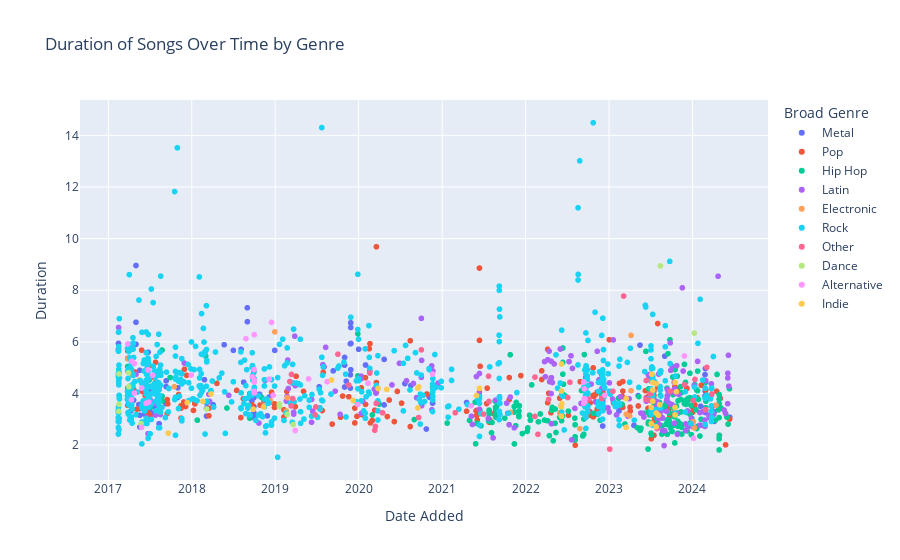

Here is the notebook cell this chart was saved with:
### Code cell
top_genres = ['Alternative', 'Dance', 'Electronic', 'Hip Hop', 'Indie', 'Latin', 'Metal', 'Other', 'Pop', 'Rock']
df_top_genres = df[df['Broad Genre'].isin(top_genres)]
fig = px.scatter(df_top_genres, y='Duration', x='Date Added', color='Broad Genre', hover_data={'Track Name': True}, title='Duration of Songs Over Time by Genre')
fig.show()

### Figure 1 — Plotly figure (JSON) as saved in the notebook; plotly's stock layout.template omitted (floating-point values rounded to 4 significant figures; data arrays with more than 128 entries replaced by an {"elided": "..."} marker saying what was removed)
{"data": [{"customdata": [["A Place for My Head"], ["Lying from You"], ["Figure.09"], ["Hearts Burst into Fire"], ["Question!"], ["Wish I Had an Angel"], ["Animal I Have Become"], ["Welcome to the Family"], ["The Trooper - 2015 Remaster"], ["Everybody's Fool"], ["Unholy Confessions"], ["Almost Easy"], ["Chop Suey!"], ["So Far Away"], ["Afterlife"], ["Aerials"], ["The Middle"], ["Lost"], ["The Phantom Of The Opera"], ["IN MY REMAINS"], ["Points of Authority"], ["No More Sorrow"], ["Bleed It Out"], ["I Miss You"], ["Show Me How to Live"], ["Toxicity"], ["Final Masquerade"], ["POWERLESS"], ["Amaranth"], ["End Of All Hope"], ["One Step Closer"], ["Bullet With Butterfly Wings - Remastered 2012"], ["Future Days"], ["Conquer Or Die"], ["Tornado Of Souls - 2004 Remix"], ["This Ain't A Love Song"], ["The Devil in I"], ["Alone"], ["Heretic"], ["Buried Alive"], ["Dear God"], ["Solway Firth"], ["Duality"], ["Psychosocial"], ["New Divide"], ["Hail to the King"], ["Carry On"], ["Shepherd of Fire"], ["Even Flow"], ["B.Y.O.B."], ["Sirens"], ["Waiting for the End"], ["Don't Stay"], ["One Last Breath"], ["Iridescent"], ["BURN IT DOWN"], ["Shadow of the Day"], ["Forgotten"], ["Leave Out All The Rest"], ["Runaway"], ["You Give Love A Bad Name"], ["Fury Of The Storm"], ["Through The Fire And Flames"], ["1979 - Remastered 2012"], ["Black"], ["Sirens"], ["Always"], ["Somewhere I Belong"], ["Numb"], ["In Pieces"], ["CASTLE OF GLASS"], ["Welcome To The Jungle"], ["Burning in the Skies"], ["Runaway"], ["Walk"], ["The Pretender"], ["Battle Symphony"], ["One More Light"], ["Heavy (feat. Kiiara)"], ["Talking to Myself"], ["Going Under"], ["Crawling"], ["Breaking the Habit"], ["In the End"], ["Everlong"], ["Today - 2011 Remaster"], ["Livin' On A Prayer"], ["Be Yourself"], ["Knockin' On Heaven's Door"], ["Over and Over"], ["Given Up"], ["Faint"], ["LOST IN THE ECHO"], ["What I've Done"], ["Like a Stone"], ["Invisible"], ["Sweet Child O' Mine"], ["Paradise City"], ["November Rain"], ["It's My Life"], ["I Hate Everything About You"], ["Last Resort"], ["Kryptonite"], ["Symphony Of Destruction - Remastered 2012"], ["Alive"], ["Sweet Child O' Mine"]], "hovertemplate": "Broad Genre=Metal<br>Date Added=%{x}<br>Duration=%{y}<br>Track Name=%{customdata[0]}<extra></extra>", "legendgroup": "Metal", "marker": {"color": "#636efa", "symbol": "circle"}, "mode": "markers", "name": "Metal", "showlegend": true, "type": "scattergl", "x": ["2024-06-12 12:45:21-05:00", "2024-04-05 14:12:20-05:00", "2024-04-05 14:01:47-05:00", "2024-02-26 15:27:38-05:00", "2024-02-26 15:16:37-05:00", "2024-02-26 15:11:24-05:00", "2024-02-26 15:08:43-05:00", "2024-02-25 22:23:43-05:00", "2024-02-24 21:06:19-05:00", "2024-02-24 21:00:20-05:00", "2024-02-24 20:38:17-05:00", "2024-02-24 20:34:31-05:00", "2024-02-05 23:14:25-05:00", "2023-09-01 12:45:59-05:00", "2023-05-16 07:57:03-05:00", "2023-05-08 08:20:09-05:00", "2023-04-19 22:25:57-05:00", "2023-02-13 11:52:50-05:00", "2022-12-05 21:46:52-05:00", "2022-12-03 21:44:56-05:00", "2022-12-03 21:38:09-05:00", "2022-12-03 21:36:17-05:00", "2022-12-03 21:36:07-05:00", "2022-09-28 19:29:05-05:00", "2022-09-21 16:19:09-05:00", "2021-04-17 11:12:21-05:00", "2020-11-19 17:15:36-05:00", "2020-11-19 16:15:03-05:00", "2020-11-05 17:54:15-05:00", "2020-11-05 17:51:03-05:00", "2020-10-23 09:33:54-05:00", "2020-08-16 20:56:29-05:00", "2020-07-21 10:50:43-05:00", "2020-04-21 18:36:14-05:00", "2020-04-21 18:28:15-05:00", "2020-01-31 08:20:37-05:00", "2020-01-01 01:25:29-05:00", "2019-11-28 10:47:20-05:00", "2019-11-27 16:33:56-05:00", "2019-11-27 16:30:02-05:00", "2019-11-27 16:28:32-05:00", "2019-11-25 22:40:28-05:00", "2019-11-25 22:36:25-05:00", "2019-11-25 22:30:48-05:00", "2019-11-07 22:14:28-05:00", "2019-10-31 16:00:43-05:00", "2019-10-31 15:55:57-05:00", "2019-10-31 15:54:20-05:00", "2019-09-11 20:58:56-05:00", "2019-07-12 11:09:43-05:00", "2018-12-29 23:48:55-05:00", "2018-12-05 18:47:50-05:00", "2018-11-27 13:27:13-05:00", "2018-10-24 17:32:56-05:00", "2018-09-29 21:11:39-05:00", "2018-09-29 21:11:10-05:00", "2018-09-29 21:10:45-05:00", "2018-09-29 21:08:14-05:00", "2018-09-29 21:08:09-05:00", "2018-09-29 21:04:36-05:00", "2018-09-20 23:11:33-05:00", "2018-09-01 08:49:51-05:00", "2018-08-31 22:25:44-05:00", "2018-08-16 00:13:46-05:00", "2018-08-04 21:54:30-05:00", "2018-07-01 21:38:27-05:00", "2018-05-22 15:52:06-05:00", "2018-04-04 06:39:13-05:00", "2018-03-06 12:44:06-05:00", "2018-03-06 12:42:37-05:00", "2018-03-06 12:42:11-05:00", "2018-02-25 11:23:23-05:00", "2017-10-31 18:00:24-05:00", "2017-10-30 18:12:39-05:00", "2017-09-10 18:31:56-05:00", "2017-09-10 18:31:29-05:00", "2017-09-10 02:10:53-05:00", "2017-08-10 23:53:24-05:00", "2017-08-10 22:15:07-05:00", "2017-08-06 01:30:41-05:00", "2017-08-02 11:47:34-05:00", "2017-07-20 22:10:53-05:00", "2017-07-20 22:10:45-05:00", "2017-07-20 22:10:36-05:00", "2017-07-16 21:30:15-05:00", "2017-06-28 20:51:52-05:00", "2017-06-25 20:47:18-05:00", "2017-06-23 18:57:22-05:00", "2017-06-23 18:45:12-05:00", "2017-06-09 06:27:56-05:00", "2017-05-18 22:11:28-05:00", "2017-05-18 21:58:52-05:00", "2017-05-18 21:58:22-05:00", "2017-05-18 21:58:09-05:00", "2017-05-18 13:19:59-05:00", "2017-05-14 10:45:40-05:00", "2017-05-01 22:03:12-05:00", "2017-05-01 22:03:04-05:00", "2017-05-01 22:02:49-05:00", "2017-04-21 16:09:54-05:00", "2017-04-09 18:45:17-05:00", "2017-04-09 18:40:14-05:00", "2017-04-09 18:33:46-05:00", "2017-04-02 17:26:17-05:00", "2017-02-14 09:32:42-05:00", "2017-02-14 09:32:04-05:00"], "xaxis": "x", "y": [3.077, 2.918, 3.292, 4.966, 3.343, 4.1, 3.857, 4.093, 4.212, 3.265, 4.73, 3.902, 3.504, 5.447, 5.874, 3.918, 2.764, 3.322, 4.145, 3.345, 3.337, 3.695, 2.74, 3.788, 4.631, 3.649, 3.627, 3.741, 3.857, 3.897, 2.622, 4.308, 4.382, 3.558, 5.321, 5.104, 5.714, 5.938, 4.92, 6.74, 6.558, 5.926, 4.21, 4.723, 4.477, 5.098, 4.251, 5.397, 4.876, 4.258, 5.672, 3.861, 3.132, 3.971, 4.943, 3.838, 4.832, 3.24, 3.488, 3.066, 3.712, 6.78, 7.32, 4.437, 5.711, 5.672, 5.889, 3.566, 3.125, 3.634, 3.423, 4.534, 4.219, 3.844, 4.266, 4.49, 3.605, 4.251, 2.83, 3.855, 3.582, 3.483, 3.269, 3.615, 4.176, 3.353, 4.172, 4.65, 5.6, 3.198, 3.155, 2.702, 3.419, 3.42, 4.899, 3.572, 5.909, 6.761, 8.958, 3.742, 3.858, 3.332, 3.899, 4.032, 5.682, 5.94], "yaxis": "y"}, {"customdata": {"elided": "186x1 str values"}, "hovertemplate": "Broad Genre=Pop<br>Date Added=%{x}<br>Duration=%{y}<br>Track Name=%{customdata[0]}<extra></extra>", "legendgroup": "Pop", "marker": {"color": "#EF553B", "symbol": "circle"}, "mode": "markers", "name": "Pop", "showlegend": true, "type": "scattergl", "x": {"elided": "186 str values"}, "xaxis": "x", "y": {"elided": "186 float values"}, "yaxis": "y"}, {"customdata": {"elided": "227x1 str values"}, "hovertemplate": "Broad Genre=Hip Hop<br>Date Added=%{x}<br>Duration=%{y}<br>Track Name=%{customdata[0]}<extra></extra>", "legendgroup": "Hip Hop", "marker": {"color": "#00cc96", "symbol": "circle"}, "mode": "markers", "name": "Hip Hop", "showlegend": true, "type": "scattergl", "x": {"elided": "227 str values"}, "xaxis": "x", "y": {"elided": "227 float values"}, "yaxis": "y"}, {"customdata": {"elided": "185x1 str values"}, "hovertemplate": "Broad Genre=Latin<br>Date Added=%{x}<br>Duration=%{y}<br>Track Name=%{customdata[0]}<extra></extra>", "legendgroup": "Latin", "marker": {"color": "#ab63fa", "symbol": "circle"}, "mode": "markers", "name": "Latin", "showlegend": true, "type": "scattergl", "x": {"elided": "185 str values"}, "xaxis": "x", "y": {"elided": "185 float values"}, "yaxis": "y"}, {"customdata": [["Don't You Worry Child - Radio Edit"], ["Naquele Pique"], ["Frikitona"], ["Animal Rights"], ["Shrunken Heads"], ["Gettin' Over You (feat. Fergie & LMFAO)"], ["Gingoba"], ["Dos"], ["You Spin Me Round (Like a Record)"], ["Sexy Bitch (feat. Akon)"], ["Omen"], ["Magnets"], ["Sonnenkind - MÖWE Remix"], ["Stole the Show"], ["Latch"], ["Into the Light"], ["You & Me - Flume Remix"], ["One More Time"]], "hovertemplate": "Broad Genre=Electronic<br>Date Added=%{x}<br>Duration=%{y}<br>Track Name=%{customdata[0]}<extra></extra>", "legendgroup": "Electronic", "marker": {"color": "#FFA15A", "symbol": "circle"}, "mode": "markers", "name": "Electronic", "showlegend": true, "type": "scattergl", "x": ["2024-04-12 23:45:33-05:00", "2024-01-08 20:32:59-05:00", "2024-01-04 16:12:24-05:00", "2023-04-07 02:39:22-05:00", "2023-04-07 02:37:23-05:00", "2023-04-01 00:37:02-05:00", "2023-03-16 20:48:10-05:00", "2022-08-26 10:09:29-05:00", "2022-05-29 22:33:29-05:00", "2021-10-26 14:49:26-05:00", "2019-02-22 11:16:39-05:00", "2019-02-18 18:51:13-05:00", "2018-12-30 12:35:26-05:00", "2018-12-10 20:04:36-05:00", "2017-10-16 06:01:07-05:00", "2017-05-16 21:16:42-05:00", "2017-04-15 20:12:31-05:00", "2017-03-26 10:06:40-05:00"], "xaxis": "x", "y": [3.548, 2.666, 2.907, 6.251, 4.109, 3.133, 3.198, 2.639, 3.252, 3.264, 3.837, 3.321, 6.387, 3.72, 4.261, 4.52, 4.714, 5.339], "yaxis": "y"}, {"customdata": {"elided": "601x1 str values"}, "hovertemplate": "Broad Genre=Rock<br>Date Added=%{x}<br>Duration=%{y}<br>Track Name=%{customdata[0]}<extra></extra>", "legendgroup": "Rock", "marker": {"color": "#19d3f3", "symbol": "circle"}, "mode": "markers", "name": "Rock", "showlegend": true, "type": "scattergl", "x": {"elided": "601 str values"}, "xaxis": "x", "y": {"elided": "601 float values"}, "yaxis": "y"}, {"customdata": [["Mi Ideología"], ["Me Hace Daño Verte"], ["La Puerta"], ["M.A - Remix"], ["Dog Days"], ["Amor del Bueno"], ["La Locura Automática - Reggaeton"], ["Ni Una Ni Dos"], ["Bailame Despacio Vs La Player - Remix"], ["Bajo"], ["Dime"], ["Loco por Volverte a Ver"], ["KOMM, SUSSER TOD - M-10 Director's Edit Version"], ["The Cruel Angel's Thesis (Director's Edit Version)"], ["Peach Trees"], ["Tengo"], ["Remember Summer Days (Night Tempo Showa Groove Mix)"], ["memories"], ["Comedy"], ["Believe (ONE PIECE)"], ["Kirameki"], ["STAND PROUD"], ["CRAZY NOISY BIZARRE TOWN"], ["Kaikai Kitan"], ["No Me Conocen (Remix) [con DUKI, Rei & Tiago PZK]"], ["Kelly"], ["I Had Control"], ["Esta Cobardía"], ["Maravillosos"], ["Se Fue la Luz"], ["Sueño en la Altura"], ["Verte Pasar"], ["Mr Blue"], ["El Che y los Rolling Stones"], ["Nora en Abril"], ["Da Ya Think I'm Sexy?"], ["Speechless (Full)"], ["Bad News Ain't No News At All"], ["A l'assaut (des ombres sur l'o)"], ["Louder Than Words"], ["What You Need"], ["Lost Stars"]], "hovertemplate": "Broad Genre=Other<br>Date Added=%{x}<br>Duration=%{y}<br>Track Name=%{customdata[0]}<extra></extra>", "legendgroup": "Other", "marker": {"color": "#FF6692", "symbol": "circle"}, "mode": "markers", "name": "Other", "showlegend": true, "type": "scattergl", "x": ["2024-03-25 20:22:10-05:00", "2024-03-03 19:08:05-05:00", "2024-02-27 14:22:43-05:00", "2024-01-11 17:21:35-05:00", "2024-01-04 08:26:47-05:00", "2023-11-26 21:14:38-05:00", "2023-09-25 11:08:17-05:00", "2023-07-29 19:32:00-05:00", "2023-06-30 09:01:59-05:00", "2023-06-26 20:40:58-05:00", "2023-06-12 13:16:29-05:00", "2023-06-11 18:48:41-05:00", "2023-03-05 18:17:12-05:00", "2023-01-17 19:03:59-05:00", "2023-01-03 21:50:43-05:00", "2022-11-29 15:47:41-05:00", "2022-10-04 21:58:20-05:00", "2022-07-13 19:49:32-05:00", "2022-07-04 07:19:21-05:00", "2022-04-11 10:53:49-05:00", "2022-02-23 19:55:30-05:00", "2022-02-10 16:32:17-05:00", "2022-02-10 16:32:05-05:00", "2021-07-24 08:21:33-05:00", "2021-07-22 16:13:50-05:00", "2021-06-30 12:47:51-05:00", "2021-02-26 20:16:55-05:00", "2020-10-01 18:05:54-05:00", "2020-09-19 15:10:14-05:00", "2020-04-14 22:21:26-05:00", "2020-03-17 22:30:58-05:00", "2020-03-14 12:01:43-05:00", "2020-03-11 19:55:01-05:00", "2020-02-19 08:11:27-05:00", "2019-11-18 21:20:50-05:00", "2019-10-02 11:05:02-05:00", "2019-06-27 18:17:44-05:00", "2019-06-24 21:22:50-05:00", "2019-03-18 11:00:01-05:00", "2019-03-13 09:44:31-05:00", "2019-03-11 17:14:39-05:00", "2019-03-05 19:36:32-05:00"], "xaxis": "x", "y": [3.977, 5.013, 3.376, 4.545, 3.727, 4.341, 4.089, 2.642, 3.985, 3.734, 4.503, 3.766, 7.775, 4.085, 1.845, 3.806, 3.782, 4.437, 3.844, 3.77, 2.417, 4.634, 3.112, 3.69, 4.671, 3.2, 3.252, 5.689, 3.069, 3.252, 3.616, 2.724, 2.577, 4.792, 4.328, 5.522, 3.48, 3.172, 3.802, 4.738, 3.518, 4.464], "yaxis": "y"}, {"customdata": [["I See the Light"], ["Dance Yrself Clean"], ["Lasso"], ["Disco Inferno - Single Edit"], ["Le Freak - Edit"], ["Night Fever - From \"Saturday Night Fever\" Soundtrack"], ["Sing a Song"], ["Shining Star"], ["Be My Lady"], ["Boogie Wonderland"], ["Stayin' Alive - 2007 Remastered Version Saturday Night Fever"], ["September"], ["Walking On A Dream"]], "hovertemplate": "Broad Genre=Dance<br>Date Added=%{x}<br>Duration=%{y}<br>Track Name=%{customdata[0]}<extra></extra>", "legendgroup": "Dance", "marker": {"color": "#B6E880", "symbol": "circle"}, "mode": "markers", "name": "Dance", "showlegend": true, "type": "scattergl", "x": ["2024-01-08 20:26:35-05:00", "2023-08-13 18:22:16-05:00", "2019-03-20 20:07:22-05:00", "2019-02-22 14:58:26-05:00", "2019-01-19 21:44:15-05:00", "2019-01-19 21:22:54-05:00", "2018-03-06 23:57:13-05:00", "2017-05-23 21:31:38-05:00", "2017-03-31 17:30:39-05:00", "2017-03-29 20:27:58-05:00", "2017-02-16 12:09:24-05:00", "2017-02-16 12:05:38-05:00", "2017-02-15 14:30:18-05:00"], "xaxis": "x", "y": [6.338, 8.941, 2.798, 3.192, 3.595, 3.492, 3.398, 2.836, 4.26, 4.805, 4.756, 3.58, 3.307], "yaxis": "y"}, {"customdata": [["hot girl bummer (with Khea) - Khea Remix"], ["No More Lies"], ["Love to Hate You"], ["Sparks"], ["My Universe"], ["Til Kingdom Come"], ["People of The Pride"], ["Humankind"], ["Higher Power"], ["Charlie Brown"], ["Adventure of a Lifetime"], ["Friday I'm in Love"], ["Fun (feat. Tove Lo)"], ["Come On Eileen"], ["Tainted Love"], ["Go!"], ["Up&Up"], ["Trouble"], ["Life in Technicolor ii"], ["Yellow"], ["Viva La Vida"], ["Army of One"], ["Amazing Day"], ["Fix You"], ["Paradise"], ["Quello Che Non C'è"], ["Everglow"], ["A L I E N S"], ["I Ran (So Far Away) - Single Edit"], ["Sin aliento"], ["Ni tú ni nadie"], ["Karma Chameleon - Remastered 2002"], ["Boys Don't Cry"], ["Every Teardrop Is a Waterfall"], ["The Scientist"], ["Fascination Street - Remastered"], ["Take on Me"], ["Hypnotised"]], "hovertemplate": "Broad Genre=Alternative<br>Date Added=%{x}<br>Duration=%{y}<br>Track Name=%{customdata[0]}<extra></extra>", "legendgroup": "Alternative", "marker": {"color": "#FF97FF", "symbol": "circle"}, "mode": "markers", "name": "Alternative", "showlegend": true, "type": "scattergl", "x": ["2024-01-05 22:29:22-05:00", "2023-11-26 19:07:56-05:00", "2022-12-13 16:59:21-05:00", "2022-09-17 16:10:02-05:00", "2022-09-14 07:44:17-05:00", "2022-09-14 07:36:00-05:00", "2022-09-12 08:09:46-05:00", "2022-09-12 08:09:35-05:00", "2021-05-07 08:41:04-05:00", "2020-11-19 16:42:31-05:00", "2020-02-11 08:15:57-05:00", "2019-12-28 17:16:41-05:00", "2019-08-16 16:51:44-05:00", "2019-05-27 06:51:16-05:00", "2019-03-29 14:19:11-05:00", "2018-12-23 10:54:30-05:00", "2018-12-15 23:02:43-05:00", "2018-12-05 14:37:15-05:00", "2018-10-01 16:51:31-05:00", "2018-10-01 16:51:24-05:00", "2018-10-01 16:51:18-05:00", "2018-10-01 16:49:52-05:00", "2018-10-01 16:44:16-05:00", "2018-09-30 22:36:00-05:00", "2018-09-22 11:37:40-05:00", "2018-08-26 01:58:53-05:00", "2017-12-29 13:39:19-05:00", "2017-07-13 21:56:20-05:00", "2017-06-25 20:46:54-05:00", "2017-06-23 16:32:36-05:00", "2017-06-15 17:17:07-05:00", "2017-05-26 16:30:36-05:00", "2017-05-26 12:31:55-05:00", "2017-04-24 22:08:24-05:00", "2017-04-24 22:08:15-05:00", "2017-04-13 08:10:52-05:00", "2017-04-11 22:36:32-05:00", "2017-03-26 11:49:38-05:00"], "xaxis": "x", "y": [2.262, 5.454, 3.933, 3.785, 3.8, 4.178, 3.621, 4.445, 3.522, 4.753, 4.396, 3.573, 4.459, 4.566, 2.563, 3.929, 6.755, 4.557, 4.085, 4.446, 4.024, 6.28, 4.518, 4.926, 4.645, 6.122, 4.712, 4.707, 3.666, 4.913, 3.617, 4.213, 2.687, 4.013, 5.16, 5.253, 3.755, 5.92], "yaxis": "y"}, {"customdata": [["She Calls Me Back (with Kacey Musgraves)"], ["sangria"], ["slow motion"], ["nightmares"], ["Under The Light"], ["Mad Visions"], ["Super Slow"], ["Just for a Minute"], ["RUN"], ["Skinny"], ["Alter Ego"], ["Break My Baby"], ["Hey Gringo"], ["Too Much Time Together"], ["About You"], ["Trouble’s Coming"], ["Oblivion"], ["See The Sun"], ["Do You Wanna"], ["Junk Of The Heart (Happy)"], ["Ooh La"], ["Sweet Emotion"], ["Westside"], ["The Things We Do"], ["El Pozo"], ["Simple Song"], ["No Te Me Achores"], ["Pan y Circo"], ["Cough Syrup"], ["Los Amigos Que Perdí"], ["Karaoke Katmandú"], ["El Momento"], ["Melancolía Blue Blue Blue"], ["Naive"], ["Call It What You Want"], ["Bad Habit"], ["Triciclo Perú"], ["Mistakes"]], "hovertemplate": "Broad Genre=Indie<br>Date Added=%{x}<br>Duration=%{y}<br>Track Name=%{customdata[0]}<extra></extra>", "legendgroup": "Indie", "marker": {"color": "#FECB52", "symbol": "circle"}, "mode": "markers", "name": "Indie", "showlegend": true, "type": "scattergl", "x": ["2023-10-22 14:29:19-05:00", "2023-10-16 20:28:37-05:00", "2023-10-16 20:22:24-05:00", "2023-10-16 20:20:48-05:00", "2023-08-10 08:52:46-05:00", "2023-08-04 19:49:26-05:00", "2023-07-25 22:27:57-05:00", "2023-07-25 22:12:25-05:00", "2023-07-25 21:54:55-05:00", "2023-07-11 10:16:06-05:00", "2023-07-11 10:13:41-05:00", "2023-07-11 09:59:54-05:00", "2023-07-07 10:06:18-05:00", "2023-07-04 13:37:08-05:00", "2023-07-04 13:33:25-05:00", "2023-03-16 20:09:45-05:00", "2023-03-16 20:05:40-05:00", "2022-06-08 07:43:21-05:00", "2022-06-06 16:53:55-05:00", "2022-06-06 16:51:50-05:00", "2022-06-06 16:34:02-05:00", "2022-06-06 15:54:51-05:00", "2022-06-04 13:43:46-05:00", "2021-06-12 21:16:39-05:00", "2021-05-30 14:46:37-05:00", "2020-09-20 10:11:24-05:00", "2020-09-16 09:22:58-05:00", "2020-09-16 09:21:11-05:00", "2020-05-03 01:37:43-05:00", "2020-03-26 12:17:32-05:00", "2019-12-08 12:04:31-05:00", "2019-09-04 06:04:06-05:00", "2018-11-10 22:30:48-05:00", "2018-09-26 19:40:13-05:00", "2018-03-26 01:56:31-05:00", "2018-02-18 18:42:13-05:00", "2017-12-11 21:32:20-05:00", "2017-09-19 21:06:39-05:00"], "xaxis": "x", "y": [4.066, 3.167, 4.432, 3.455, 3.564, 3.156, 2.71, 4.381, 3.242, 3.705, 4.136, 4.426, 4.747, 2.833, 3.46, 3.807, 2.688, 3.607, 4.096, 3.121, 3.483, 5.143, 3.503, 4.201, 3.922, 4.257, 3.443, 4.213, 4.159, 4.196, 3.728, 4.521, 3.48, 3.392, 3.98, 3.69, 3.648, 2.465], "yaxis": "y"}], "layout": {"autosize": true, "legend": {"title": {"text": "Broad Genre"}, "tracegroupgap": 0}, "title": {"text": "Duration of Songs Over Time by Genre"}, "xaxis": {"anchor": "y", "autorange": true, "domain": [0, 1], "range": ["2016-09-02 22:33:29.8067", "2024-11-22 10:28:36.1933"], "title": {"text": "Date Added"}, "type": "date"}, "yaxis": {"anchor": "x", "autorange": true, "domain": [0, 1], "range": [0.4598, 15.56], "title": {"text": "Duration"}, "type": "linear"}}}
